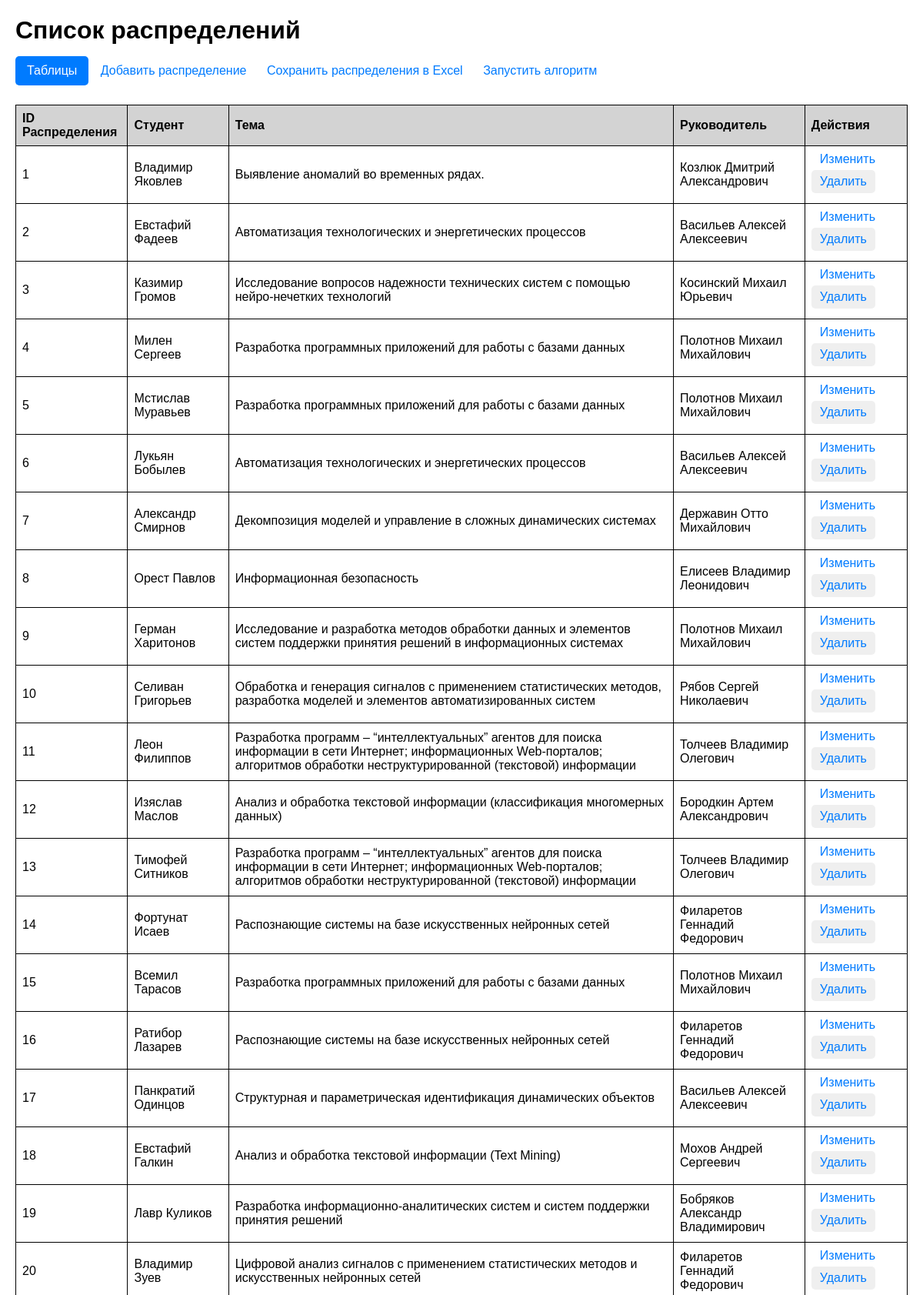
The page / (upper part) on the database its author committed.
### models.py (models this page shows)
class Distribution(Base):
    __tablename__ = 'distributions'
    distribution_id = Column(Integer, primary_key=True)
    student_id = Column(Integer, ForeignKey('students.student_id'), nullable=False)
    theme_id = Column(Integer, ForeignKey('themes.theme_id'), nullable=False)
    adviser_id = Column(Integer, ForeignKey('advisers.adviser_id'), nullable=False)
    interest_level = Column(Integer)
    student = relationship("Student", back_populates="distributions")
    theme = relationship("Theme", back_populates="distributions")
    adviser = relationship("Adviser", back_populates="distributions")

class Student(Base):
    __tablename__ = 'students'
    student_id = Column(Integer, primary_key=True)
    firstname = Column(String, nullable=False)
    lastname = Column(String, nullable=False)
    patronymic = Column(String, nullable=False)
    group_student = Column(String, nullable=False)
    grades = relationship("StudentSubjectGrade", back_populates="student")
    interests = relationship("StudentThemeInterest", back_populates="student")
    distributions = relationship("Distribution", back_populates="student")

class Theme(Base):
    __tablename__ = 'themes'
    theme_id = Column(Integer, primary_key=True)
    theme_name = Column(String, nullable=False)
    subject_importances = relationship("ThemeSubjectImportance", back_populates="theme")
    student_theme_interests = relationship("StudentThemeInterest", back_populates="theme")
    adviser_themes = relationship("AdviserTheme", back_populates="theme")
    distributions = relationship("Distribution", back_populates="theme")

class Adviser(Base):
    __tablename__ = 'advisers'
    adviser_id = Column(Integer, primary_key=True)
    firstname = Column(String, nullable=False)
    lastname = Column(String, nullable=False)
    patronymic = Column(String, nullable=False)
    number_of_places = Column(Integer, nullable=False)
    adviser_themes = relationship("AdviserTheme", back_populates="adviser")
    distributions = relationship("Distribution", back_populates="adviser")

### app.py (the view)
@app.route('/')
def index():
    with Session() as session:
        distributions = (session.query(Distribution).options(
            joinedload(Distribution.student),
            joinedload(Distribution.adviser),
            joinedload(Distribution.theme)).all()
        )
    return render_template('index.html', distributions=distributions)

### templates/index.html (shortened to what this page needs)
<!DOCTYPE html>
<html lang="en">
<head>
</head>
<body>
    <h1>Список распределений</h1>
        {% include 'dropdown_tables.html' %}
    <a href="{{ url_for('add_distribution') }}">Добавить распределение</a>
    <a href="{{ url_for('save') }}"> Сохранить распределения в Excel</a>
    <a href="{{url_for('run_main')}}">Запустить алгоритм</a>
    <table>
        <tr>
            <th>ID Распределения</th>
            <th>Студент</th>
            <th>Тема</th>
            <th>Руководитель</th>
            <th>Действия</th>
        </tr>
        {% for distribution in distributions %}
        <tr>
            <td>{{ distribution.distribution_id }}</td>
            <td>{{ distribution.student.firstname }} {{ distribution.student.lastname }}</td>
            <td>{{ distribution.theme.theme_name }}</td>
            <td>{{ distribution.adviser.firstname }} {{ distribution.adviser.lastname }} {{ distribution.adviser.patronymic }}</td>
            <td>
                <a href="{{ url_for('update_distribution', distribution_id=distribution.distribution_id) }}">Изменить</a>
                <button onclick="showDeleteConfirmationDistribution({{ distribution.distribution_id }}, '{{ distribution.student_id }}', '{{ distribution.theme_id }}', '{{ distribution.adviser_id }}')">Удалить</button>
            </td>
        </tr>
        {% endfor %}
    </table>
</body>
</html>

### templates/index.html (style rules this page uses)
body { font-family: Arial, sans-serif; margin: 20px; }
table { width: 100%; border-collapse: collapse; margin-top: 20px; }
th, td { border: 1px solid ; padding: 8px; text-align: left; }
th { background-color: lightgray; }
a,button { font-size: 16px; padding: 5px 10px; text-decoration: none; color: #007bff; border: 1px solid transparent; border-radius: 5px; transition: background-color 0.3s; margin-bottom: 5px; margin-top: 5px; }
h1 { margin-bottom: 10px; }

### rows shown on the page
Distribution: distribution_id "1", student.firstname "Владимир", student.lastname "Яковлев", theme.theme_name "Выявление аномалий во временных рядах.", adviser.firstname "Козлюк", adviser.lastname "Дмитрий", adviser.patronymic "Александрович"
Distribution: distribution_id "2", student.firstname "Евстафий", student.lastname "Фадеев", theme.theme_name "Автоматизация технологических и энергетических процессов", adviser.firstname "Васильев", adviser.lastname "Алексей", adviser.patronymic "Алексеевич"
Distribution: distribution_id "3", student.firstname "Казимир", student.lastname "Громов", theme.theme_name "Исследование вопросов надежности технических систем с помощью нейро-нечетких технологий", adviser.firstname "Косинский", adviser.lastname "Михаил", adviser.patronymic "Юрьевич"
Distribution: distribution_id "4", student.firstname "Милен", student.lastname "Сергеев", theme.theme_name "Разработка программных приложений для работы с базами данных", adviser.firstname "Полотнов", adviser.lastname "Михаил", adviser.patronymic "Михайлович"
Distribution: distribution_id "5", student.firstname "Мстислав", student.lastname "Муравьев", theme.theme_name "Разработка программных приложений для работы с базами данных", adviser.firstname "Полотнов", adviser.lastname "Михаил", adviser.patronymic "Михайлович"
Distribution: distribution_id "6", student.firstname "Лукьян", student.lastname "Бобылев", theme.theme_name "Автоматизация технологических и энергетических процессов", adviser.firstname "Васильев", adviser.lastname "Алексей", adviser.patronymic "Алексеевич"
Distribution: distribution_id "7", student.firstname "Александр", student.lastname "Смирнов", theme.theme_name "Декомпозиция моделей и управление в сложных динамических системах", adviser.firstname "Державин", adviser.lastname "Отто", adviser.patronymic "Михайлович"
Distribution: distribution_id "8", student.firstname "Орест", student.lastname "Павлов", theme.theme_name "Информационная безопасность", adviser.firstname "Елисеев", adviser.lastname "Владимир", adviser.patronymic "Леонидович"
Distribution: distribution_id "9", student.firstname "Герман", student.lastname "Харитонов", theme.theme_name "Исследование и разработка методов обработки данных и элементов систем поддержки принятия решений в информационных системах", adviser.firstname "Полотнов", adviser.lastname "Михаил", adviser.patronymic "Михайлович"
Distribution: distribution_id "10", student.firstname "Селиван", student.lastname "Григорьев", theme.theme_name "Обработка и генерация сигналов с применением статистических методов, разработка моделей и элементов автоматизированных систем", adviser.firstname "Рябов", adviser.lastname "Сергей", adviser.patronymic "Николаевич"
Distribution: distribution_id "11", student.firstname "Леон", student.lastname "Филиппов", theme.theme_name "Разработка программ – “интеллектуальных” агентов для поиска информации в сети Интернет; информационных Web-порталов; алгоритмов обработки неструктурированной (текстовой) информации", adviser.firstname "Толчеев", adviser.lastname "Владимир", adviser.patronymic "Олегович"
Distribution: distribution_id "12", student.firstname "Изяслав", student.lastname "Маслов", theme.theme_name "Анализ и обработка текстовой информации (классификация многомерных данных)", adviser.firstname "Бородкин", adviser.lastname "Артем", adviser.patronymic "Александрович"
Distribution: distribution_id "13", student.firstname "Тимофей", student.lastname "Ситников", theme.theme_name "Разработка программ – “интеллектуальных” агентов для поиска информации в сети Интернет; информационных Web-порталов; алгоритмов обработки неструктурированной (текстовой) информации", adviser.firstname "Толчеев", adviser.lastname "Владимир", adviser.patronymic "Олегович"
Distribution: distribution_id "14", student.firstname "Фортунат", student.lastname "Исаев", theme.theme_name "Распознающие системы на базе искусственных нейронных сетей", adviser.firstname "Филаретов", adviser.lastname "Геннадий", adviser.patronymic "Федорович"
Distribution: distribution_id "15", student.firstname "Всемил", student.lastname "Тарасов", theme.theme_name "Разработка программных приложений для работы с базами данных", adviser.firstname "Полотнов", adviser.lastname "Михаил", adviser.patronymic "Михайлович"
Distribution: distribution_id "16", student.firstname "Ратибор", student.lastname "Лазарев", theme.theme_name "Распознающие системы на базе искусственных нейронных сетей", adviser.firstname "Филаретов", adviser.lastname "Геннадий", adviser.patronymic "Федорович"
Distribution: distribution_id "17", student.firstname "Панкратий", student.lastname "Одинцов", theme.theme_name "Структурная и параметрическая идентификация динамических объектов", adviser.firstname "Васильев", adviser.lastname "Алексей", adviser.patronymic "Алексеевич"
Distribution: distribution_id "18", student.firstname "Евстафий", student.lastname "Галкин", theme.theme_name "Анализ и обработка текстовой информации (Text Mining)", adviser.firstname "Мохов", adviser.lastname "Андрей", adviser.patronymic "Сергеевич"
Distribution: distribution_id "19", student.firstname "Лавр", student.lastname "Куликов", theme.theme_name "Разработка информационно-аналитических систем и систем поддержки принятия решений", adviser.firstname "Бобряков", adviser.lastname "Александр", adviser.patronymic "Владимирович"
Distribution: distribution_id "20", student.firstname "Владимир", student.lastname "Зуев", theme.theme_name "Цифровой анализ сигналов с применением статистических методов и искусственных нейронных сетей", adviser.firstname "Филаретов", adviser.lastname "Геннадий", adviser.patronymic "Федорович"
